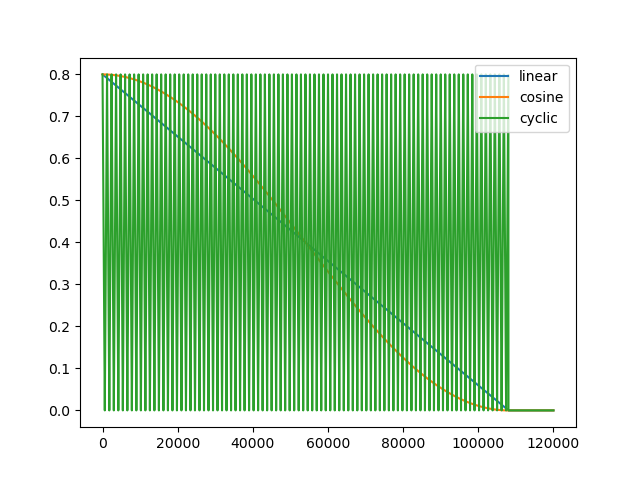

Source code (Python):
import math

def build_patch_scheduler(config, iterations_per_epoch):
    if config.TRAIN.PATCH_SCHEDULER.NAME == "linear":
        return LinearPatchScheduler(
            config.TRAIN.PATCH_SCHEDULER.START_PATCH_DROP_RATIO,
            config.TRAIN.PATCH_SCHEDULER.END_PATCH_DROP_RATIO,
            config.TRAIN.EPOCHS,
            iterations_per_epoch,
            config.TRAIN.PATCH_SCHEDULER.COOLDOWN_EPOCHS,
        )
    elif config.TRAIN.PATCH_SCHEDULER.NAME == "cosine":
        return CosinePatchScheduler(
            config.TRAIN.PATCH_SCHEDULER.START_PATCH_DROP_RATIO,
            config.TRAIN.PATCH_SCHEDULER.END_PATCH_DROP_RATIO,
            config.TRAIN.EPOCHS,
            iterations_per_epoch,
            config.TRAIN.PATCH_SCHEDULER.COOLDOWN_EPOCHS,
        )
    elif config.TRAIN.PATCH_SCHEDULER.NAME == "cyclic":
        return CyclicPatchScheduler(
            config.TRAIN.PATCH_SCHEDULER.START_PATCH_DROP_RATIO,
            config.TRAIN.PATCH_SCHEDULER.END_PATCH_DROP_RATIO,
            config.TRAIN.EPOCHS,
            iterations_per_epoch,
            config.TRAIN.PATCH_SCHEDULER.COOLDOWN_EPOCHS,
        )
    else:
        raise ValueError("Unknown patch scheduler: {}".format(config.TRAIN.PATCH_SCHEDULER.NAME))


class LinearPatchScheduler:
    def __init__(self, start_patch_drop_ratio, end_patch_drop_ratio, 
                 total_epochs, iterations_per_epoch, cooldown_epochs=0,
                 curr_epoch=0):
        self.start_patch_drop_ratio = start_patch_drop_ratio
        self.end_patch_drop_ratio = end_patch_drop_ratio
        self.iterations_per_epoch = iterations_per_epoch
        self.total_epochs = total_epochs - cooldown_epochs
        self.cooldown_epochs = cooldown_epochs
        self.curr_iteration = 0 if curr_epoch == 0 else curr_epoch * iterations_per_epoch
        self.total_iterations = self.total_epochs * iterations_per_epoch


    def step(self):
        self.curr_iteration += 1


    def set_epoch(self, epoch):
        self.curr_iteration = epoch * self.iterations_per_epoch


    def get_patch_drop_ratio(self):
        iteration_pct = self.curr_iteration / self.total_iterations
        curr_patch_ratio = (1 - iteration_pct) * self.start_patch_drop_ratio + \
                           iteration_pct * self.end_patch_drop_ratio

        return max(0.0, min(1.0, curr_patch_ratio))


class CosinePatchScheduler:
    def __init__(self, start_patch_drop_ratio, end_patch_drop_ratio, total_epochs, 
                 iterations_per_epoch, cooldown_epochs=0, curr_epoch=0):
        self.start_patch_drop_ratio = start_patch_drop_ratio
        self.end_patch_drop_ratio = end_patch_drop_ratio
        self.total_epochs = total_epochs - cooldown_epochs
        self.cooldown_epochs = cooldown_epochs
        self.curr_iteration = 0 if curr_epoch == 0 else curr_epoch * iterations_per_epoch
        self.total_iterations = self.total_epochs * iterations_per_epoch


    def step(self):
        self.curr_iteration += 1


    def set_epoch(self, epoch):
        self.curr_iteration = epoch * self.iterations_per_epoch


    def get_patch_drop_ratio(self):
        if self.curr_iteration == 0:
            return self.start_patch_drop_ratio
        elif self.curr_iteration >= self.total_iterations - 1:
            return self.end_patch_drop_ratio
        else:
            return (self.end_patch_drop_ratio + (self.start_patch_drop_ratio-self.end_patch_drop_ratio) *
                    (1+math.cos((self.curr_iteration)*math.pi / self.total_iterations)) / 2)



class CyclicPatchScheduler:
    def __init__(self,start_patch_drop_ratio, end_patch_drop_ratio, total_epochs,
                 iterations_per_epoch=1200, cooldown_epochs=0, curr_epoch=0):
        self.start_patch_drop_ratio = start_patch_drop_ratio
        self.end_patch_drop_ratio = end_patch_drop_ratio
        self.curr_epoch = curr_epoch
        self.total_epochs = total_epochs - cooldown_epochs
        self.cooldown_epochs = cooldown_epochs
        self.iterations_per_epoch = iterations_per_epoch
        self.curr_iteration = 0 if curr_epoch == 0 else curr_epoch * iterations_per_epoch
        self.total_iterations = self.total_epochs * iterations_per_epoch

    def step(self):
        self.curr_iteration += 1


    def set_epoch(self, epoch):
        self.curr_iteration = epoch * self.iterations_per_epoch


    def get_patch_drop_ratio(self):
        if self.curr_iteration > self.total_iterations - 1:
            return 0.0

        curr_iteration  = self.curr_iteration % self.iterations_per_epoch
        if (curr_iteration <= (self.iterations_per_epoch // 2)):
            iterations_pct =  curr_iteration / ((self.iterations_per_epoch)/2)
        elif (curr_iteration > (self.iterations_per_epoch // 2)):
            iterations_pct =  (self.iterations_per_epoch - curr_iteration) / ((self.iterations_per_epoch)/2)

        curr_patch_ratio =  ((1 - iterations_pct) * self.start_patch_drop_ratio + \
                           iterations_pct * self.end_patch_drop_ratio)
        return curr_patch_ratio


if __name__ == '__main__':
    import matplotlib
    matplotlib.use('Agg')
    import matplotlib.pyplot as plt

    patch_scheduler = LinearPatchScheduler(0.8, 0.0, 100, 1200, 10)
    linear_ratios = []
    for i in range(100*1200):
        curr = patch_scheduler.get_patch_drop_ratio()
        linear_ratios.append(curr)
        patch_scheduler.step()

    patch_scheduler = CosinePatchScheduler(0.8, 0.0, 100, 1200, 10)
    cosine_ratios = []
    for i in range(100*1200):
        curr = patch_scheduler.get_patch_drop_ratio()
        cosine_ratios.append(curr)
        patch_scheduler.step()

    patch_scheduler = CyclicPatchScheduler(0.8, 0.0, 100, 1200, 10)
    cyclic_ratios = []
    for i in range(100*1200):
        curr = patch_scheduler.get_patch_drop_ratio()
        cyclic_ratios.append(curr)
        patch_scheduler.step()

    plt.plot(linear_ratios, label='linear')
    plt.plot(cosine_ratios, label='cosine')
    plt.plot(cyclic_ratios, label='cyclic')
    plt.legend()
    plt.savefig("patch_scheduler.png")
    plt.close()

    # compute mean of each scheduler
    linear_mean = sum(linear_ratios) / len(linear_ratios)
    cosine_mean = sum(cosine_ratios) / len(cosine_ratios)
    cyclic_mean = sum(cyclic_ratios) / len(cyclic_ratios)

    print("linear mean: {}".format(linear_mean))
    print("cosine mean: {}".format(cosine_mean))
    print("cyclic mean: {}".format(cyclic_mean))
